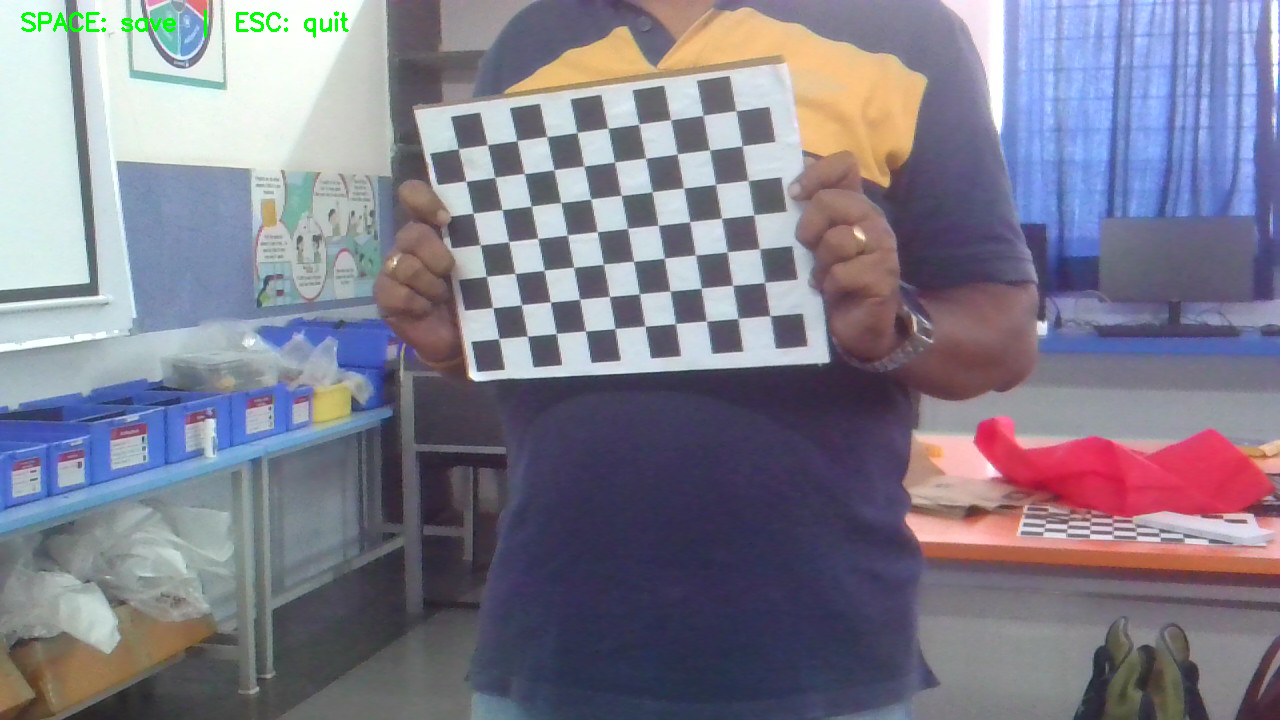
#> input picture data/calibration_images/left/img_0000.png, 1280 x 720 px
$ python 02.CalibrateCamera.py --input_dir ../data/calibration_images/left --output_file out.png
#> lines starting #> are read from the running program, lines starting #| are printed output that depends on the picture; long printed decimals are rounded
import cv2
import glob
import numpy as np
import argparse

# Step 2a: Define Chessboard and Object Points
# Define the size of the chessboard squares. These are the corners *between* the squares.
# For a 8x11 board, there are 7x10 interior corners. Adjust these numbers based on your pattern.
chessboardSize = (7,10)

# Define the size of one chessboard square in a real-world unit (e.g., cm).
# This is crucial for obtaining real-world camera parameters.
squareSize = 2.5 # In cm

# Create an array to store real-world 3D points of the chessboard corners.
# For a flat pattern, the z-coordinate is always 0.
objp = np.zeros((chessboardSize[0] * chessboardSize[1], 3), np.float32)
objp[:, :2] = np.mgrid[0:chessboardSize[0], 0:chessboardSize[1]].T.reshape(-1, 2) * squareSize

# Create empty lists to store the real-world (3D) and image (2D) points.
objpoints = []  # 3D points in real world space
imgpoints = []  # 2D points in image plane

# Step 2b: Find Chessboard Corners in All Images
# Load all the captured images from the folder.

parser = argparse.ArgumentParser(description='Calibrate a single camera using chessboard images.')
parser.add_argument('--input_dir', type=str, required=True, help='Directory containing calibration images (e.g., calibration_images/left).')
parser.add_argument('--output_file', type=str, required=True, help='Output file name for calibration results (e.g., calib_left.npz).')
args = parser.parse_args()

images = glob.glob(f'{args.input_dir}/*.png') # Changed to .png as per previous capture

# Define a counter for visualization
count = 0

for image in images:
    img = cv2.imread(image)
#> img is the input picture: shape (720, 1280, 3); mean B, G, R 140.7, 126, 128.5
    gray = cv2.cvtColor(img, cv2.COLOR_BGR2GRAY)
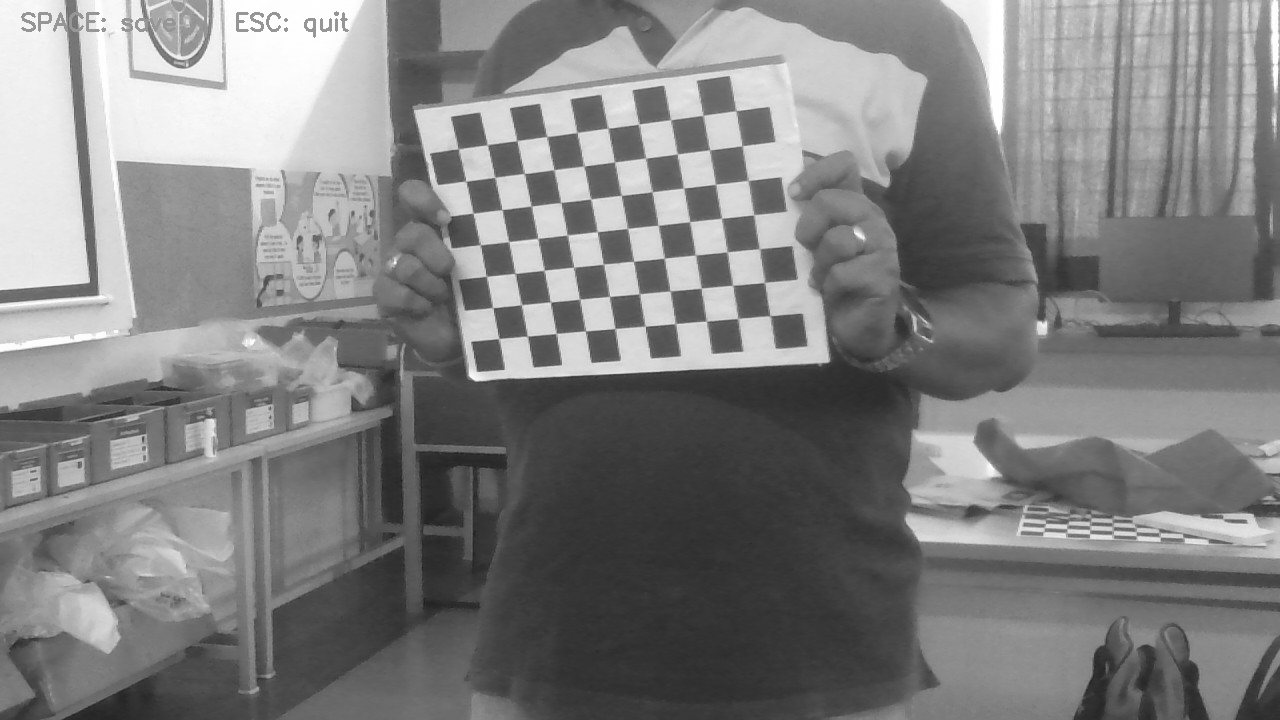
#> gray: shape (720, 1280); min 31, max 255, mean 128.4

    # Find the chessboard corners
    ret, corners = cv2.findChessboardCorners(gray, chessboardSize, None)
#> ret = True; corners = 70 rows, first 8: [498.8, 338.5], [493.1, 307.9], [486.7, 276.1], [480.5, 245.1], [473.4, 213], [466.4, 181.5], [458.3, 148.8], [527.6, 336.3]

    # If corners are found, add object points and image points to the lists.
    if ret == True:
        objpoints.append(objp)
        imgpoints.append(corners)

        # [7 lines of commented-out code are left out]
    else:
        print(f"Corners not found in {image}")
#> pass 2 of the loop `for image in images:`:
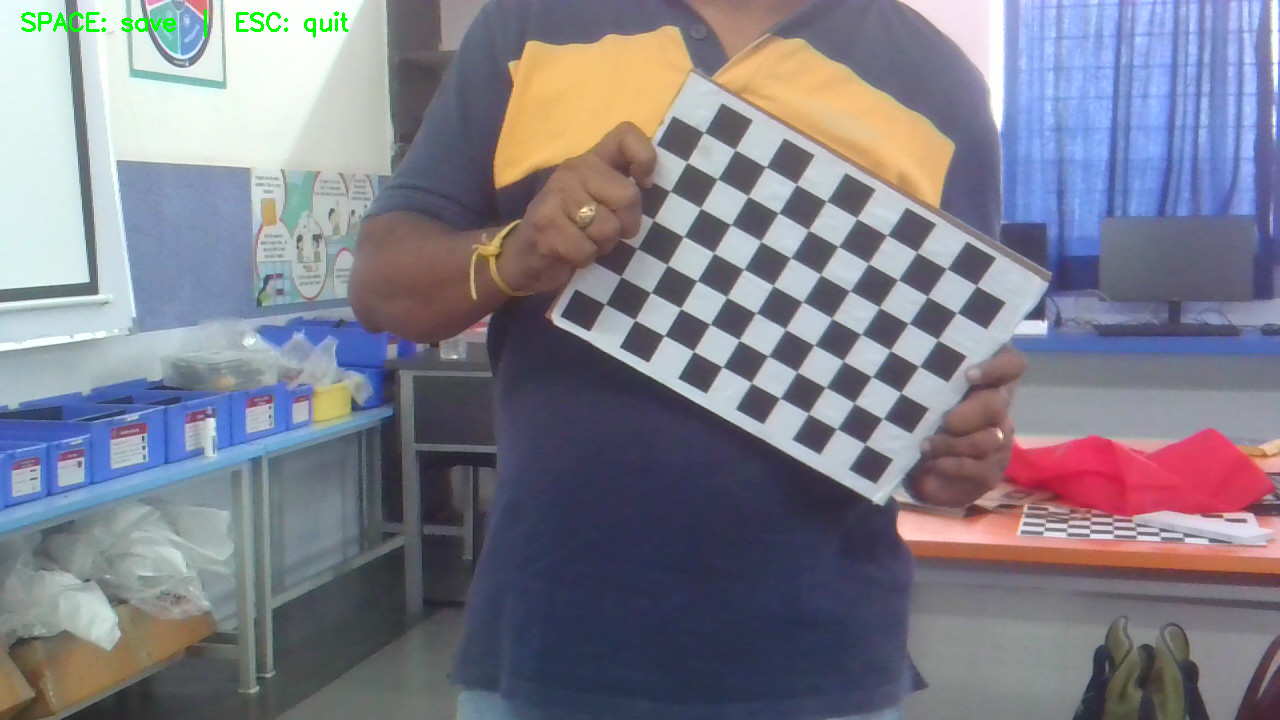
#> input picture data/calibration_images/left/img_0001.png, 1280 x 720 px
#> img is the input picture: shape (720, 1280, 3); mean B, G, R 138.9, 127.1, 128.1
#> `gray = cv2.cvtColor(img, cv2.COLOR_BGR2GRAY)`:
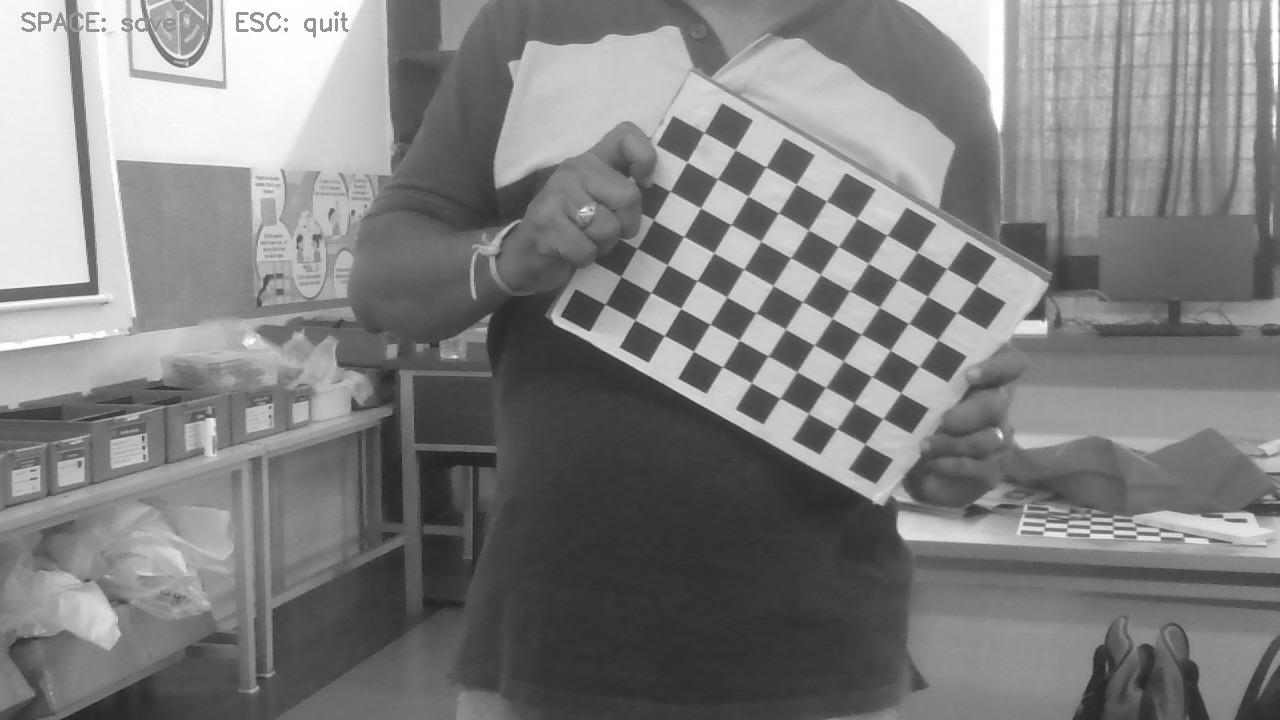
#> gray: shape (720, 1280); min 33, max 255, mean 128.7
#> corners = 70 rows, first 8: [605, 304.3], [620.7, 276.5], [636.8, 248.6], [657.5, 228.7], [680, 188], [687.1, 162.6], [704, 132.5], [635, 320.3]

# Optional: Clean up windows
# cv2.destroyAllWindows()

# Step 2c: Calibrate the Camera
# This is the main function that performs the calibration.
ret, cameraMatrix, dist, rvecs, tvecs = cv2.calibrateCamera(
    objpoints, imgpoints, gray.shape[::-1], None, None
)
#> ret = 1.23; cameraMatrix = [[1539.9, 0, 538.7], [0, 1577.9, 460.3], [0, 0, 1]]; dist = [[0.746, -4.21, 0.089, -0.0591, 20.5]]; rvecs = ([-0.106, 0.592, -1.65], [0.413, 0.314, -1.05]); tvecs = ([-3.04, -9.45, 120.9], [5.06, -11.37, 112.2])

# Step 2d: Print and Save the Results
print("Calibration successful!")
print("\nCamera Matrix (Intrinsic Parameters):")
print(cameraMatrix)
#| [[1.53987474e+03 0.00000000e+00 5.38655167e+02]
#|  [0.00000000e+00 1.57790544e+03 4.60305908e+02]
#|  [0.00000000e+00 0.00000000e+00 1.00000000e+00]]
print("\nDistortion Coefficients:")
print(dist)
#| [[ 0.7459 -4.209  0.08897 -0.05912   20.496]]

# Save the calibration results to a file for later use
np.savez(args.output_file,
         cameraMatrix=cameraMatrix,
         dist=dist,
         rvecs=rvecs,
         tvecs=tvecs)
